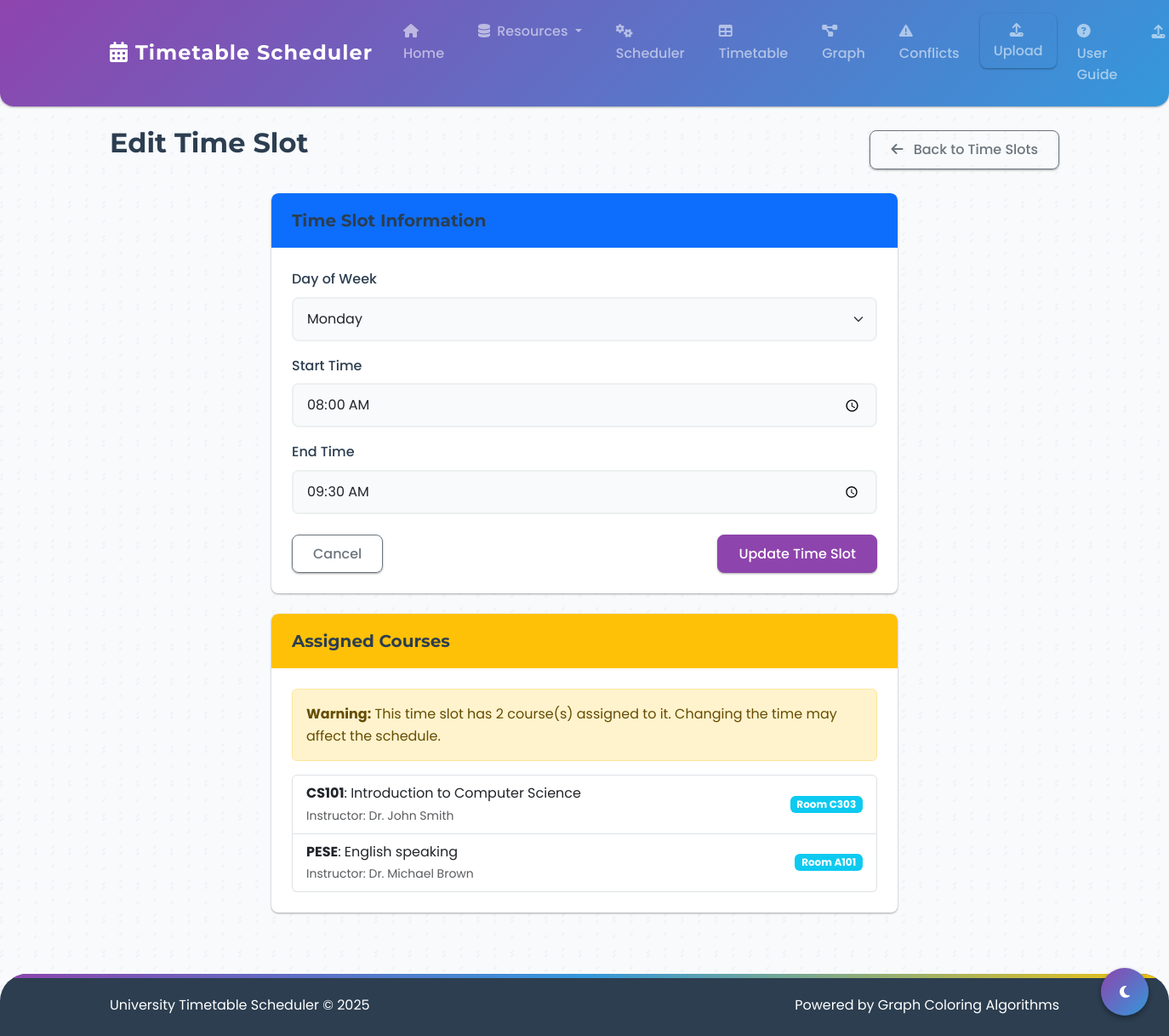
/edit_timeslot/1, run on the app's committed database.
### backend/models.py (models this page shows, shortened)
class TimeSlot(db.Model):
    __tablename__ = 'time_slot'
    id = db.Column(db.Integer, primary_key=True)
    day = db.Column(db.String(10), nullable=False)
    start_time = db.Column(db.Time, nullable=False)
    end_time = db.Column(db.Time, nullable=False)
    courses = db.relationship('Course', back_populates='time_slot')

class Course(db.Model):
    __tablename__ = 'course'
    id = db.Column(db.Integer, primary_key=True)
    code = db.Column(db.String(20), unique=True, nullable=False)
    name = db.Column(db.String(100), nullable=False)
    instructor_id = db.Column(db.Integer, db.ForeignKey('instructor.id'))
    time_slot_id = db.Column(db.Integer, db.ForeignKey('time_slot.id'))
    classroom_id = db.Column(db.Integer, db.ForeignKey('classroom.id'))
    instructor = db.relationship('Instructor', back_populates='courses')
    time_slot = db.relationship('TimeSlot', back_populates='courses')
    classroom = db.relationship('Classroom', back_populates='courses')
    students = db.relationship('Student', secondary='enrollments', back_populates='courses')
    materials = db.relationship('CourseMaterial', back_populates='course', cascade='all, delete-orphan')

class Instructor(db.Model):
    __tablename__ = 'instructor'
    id = db.Column(db.Integer, primary_key=True)
    name = db.Column(db.String(100), nullable=False)
    email = db.Column(db.String(100), unique=True, nullable=False)
    department = db.Column(db.String(100))
    courses = db.relationship('Course', back_populates='instructor')

class Classroom(db.Model):
    __tablename__ = 'classroom'
    id = db.Column(db.Integer, primary_key=True)
    name = db.Column(db.String(50), nullable=False)
    capacity = db.Column(db.Integer, nullable=False)
    courses = db.relationship('Course', back_populates='classroom')

### backend/routes/timeslots.py (the view, shortened to what this page needs)
@timeslots_bp.route('/edit_timeslot/<int:timeslot_id>', methods=['GET', 'POST'])
def edit_timeslot(timeslot_id):
    timeslot = TimeSlot.query.get_or_404(timeslot_id)
    return render_template('edit_timeslot.html', timeslot=timeslot)

### templates/edit_timeslot.html (shortened to what this page needs)
{% extends "base.html" %}
{% block content %}
<div class="row">
    <div class="col-md-12">
        <div class="d-flex justify-content-between align-items-center mb-4">
            <h2>Edit Time Slot</h2>
            <a href="{{ url_for('timeslots.timeslots') }}" class="btn btn-outline-secondary">
                <i class="fas fa-arrow-left me-2"></i> Back to Time Slots
            </a>
        </div>
    </div>
    <div class="col-md-8 mx-auto">
        <div class="card">
            <div class="card-header bg-primary text-white">
                <h5 class="mb-0">Time Slot Information</h5>
            </div>
            <div class="card-body">
                <form action="{{ url_for('timeslots.edit_timeslot', timeslot_id=timeslot.id) }}" method="post">
                    <div class="mb-3">
                        <label for="day" class="form-label">Day of Week</label>
                        <select class="form-select" id="day" name="day" required>
                            <option value="Monday" {% if timeslot.day == 'Monday' %}selected{% endif %}>Monday</option>
                        </select>
                    </div>
                    <div class="mb-3">
                        <label for="start_time" class="form-label">Start Time</label>
                        <input type="time" class="form-control" id="start_time" name="start_time"
                               value="{{ timeslot.start_time.strftime('%H:%M') }}" required>
                    </div>
                    <div class="mb-3">
                        <label for="end_time" class="form-label">End Time</label>
                        <input type="time" class="form-control" id="end_time" name="end_time"
                               value="{{ timeslot.end_time.strftime('%H:%M') }}" required>
                    </div>
                    <div class="d-flex justify-content-between mt-4">
                        <a href="{{ url_for('timeslots.timeslots') }}" class="btn btn-outline-secondary">Cancel</a>
                        <button type="submit" class="btn btn-primary">Update Time Slot</button>
                    </div>
                </form>
            </div>
        </div>
        {% if timeslot.courses %}
        <div class="card mt-4">
            <div class="card-header bg-warning text-white">
                <h5 class="mb-0">Assigned Courses</h5>
            </div>
            <div class="card-body">
                <div class="alert alert-warning">
                    <strong>Warning:</strong> This time slot has {{ timeslot.courses|length }} course(s) assigned to it.
                    Changing the time may affect the schedule.
                </div>
                <div class="list-group">
                    {% for course in timeslot.courses %}
                    <div class="list-group-item">
                        <div class="d-flex justify-content-between align-items-center">
                            <div>
                                <strong>{{ course.code }}</strong>: {{ course.name }}
                                {% if course.instructor %}
                                    <br><small class="text-muted">Instructor: {{ course.instructor.name }}</small>
                                {% endif %}
                            </div>
                            {% if course.classroom %}
                                <span class="badge bg-info">{{ course.classroom.name }}</span>
                            {% endif %}
                        </div>
                    </div>
                    {% endfor %}
                </div>
            </div>
        </div>
        {% endif %}
    </div>
</div>
{% endblock %}

### static/css/style.css (style rules this page uses)
:root { --primary-color: #8e44ad; --primary-dark: #6c3483; --primary-light: #af7ac5; --secondary-color: #3498db; --accent-color: #f1c40f; --success-color: #2ecc71; --danger-color: #e74c3c; --warning-color: #f39c12; --info-color: #1abc9c; --light-color: #f8fafc; --dark-color: #2c3e50; --gray-color: #7f8c8d; --gray-light: #ecf0f1; --gray-medium: #9ca3af; --font-primary: 'Poppins', 'Segoe UI', Tahoma, Geneva, Verdana, sans-serif; --font-secondary: 'Montserrat', Arial, sans-serif; --shadow-small: 0 1px 3px rgba(0, 0, 0, 0.12), 0 1px 2px rgba(0, 0, 0, 0.24); --shadow-medium: 0 3px 6px rgba(0, 0, 0, 0.16), 0 3px 6px rgba(0, 0, 0, 0.23); --shadow-large: 0 15px 35px rgba(50, 50, 93, 0.1), 0 5px 15px rgba(0, 0, 0, 0.07); --border-radius-sm: 0.5rem; --border-radius: 0.5rem; --border-radius-lg: 1rem; --transition-bounce: all 0.4s cubic-bezier(0.68, -0.55, 0.27, 1.55); --transition-fast: all 0.2s ease; --transition-normal: all 0.3s ease; }
body { font-family: var(--font-primary); background-color: #f8fafc; color: var(--dark-color); line-height: 1.6; min-height: 100vh; position: relative; overflow-x: hidden; }
h1, h2, h3, h4, h5, h6 { font-weight: 700; margin-bottom: 1rem; color: var(--dark-color); font-family: var(--font-secondary); }
a { color: var(--primary-color); text-decoration: none; transition: var(--transition-bounce); position: relative; }
.card { border: none; border-radius: var(--border-radius); box-shadow: var(--shadow-small); margin-bottom: 1.5rem; overflow: hidden; transition: var(--transition-normal); background-color: white; position: relative; }
.card::before { content: ''; position: absolute; top: 0; left: 0; width: 100%; height: 4px; background: linear-gradient(to right, var(--primary-color), var(--secondary-color)); opacity: 0; transition: var(--transition-normal); }
.card-header { border-top-left-radius: var(--border-radius) !important; border-top-right-radius: var(--border-radius) !important; font-weight: 600; padding: 1.25rem 1.5rem; border-bottom: 0; background-color: white; }
.card-body { padding: 1.5rem; }
.btn { font-weight: 500; padding: 0.6rem 1.5rem; border-radius: var(--border-radius-sm); transition: var(--transition-bounce); box-shadow: var(--shadow-small); position: relative; overflow: hidden; z-index: 1; }
.btn::before { content: ''; position: absolute; top: 0; left: -100%; width: 100%; height: 100%; background: linear-gradient(90deg, rgba(255,255,255,0.2), rgba(255,255,255,0)); transition: var(--transition-normal); z-index: -1; }
.btn-primary { background-color: var(--primary-color); border-color: var(--primary-color); }
.form-control { border-radius: var(--border-radius-sm); border: 2px solid var(--gray-light); padding: 0.75rem 1rem; transition: var(--transition-normal); background-color: #f8fafc; font-family: var(--font-primary); }
.form-label { font-weight: 500; margin-bottom: 0.5rem; color: var(--dark-color); }
.form-select { border-radius: var(--border-radius-sm); border: 2px solid var(--gray-light); padding: 0.75rem 2.25rem 0.75rem 1rem; transition: var(--transition-normal); background-color: #f8fafc; }

### data on the page
TimeSlot: day "Monday", start_time "08:00", end_time "09:30"
Course: code "CS101", name "Introduction to Computer Science", instructor.name "Dr. John Smith", classroom.name "Room C303"
Course: code "PESE", name "English speaking", instructor.name "Dr. Michael Brown", classroom.name "Room A101"

### other printed values
{{ timeslot.courses|length }} "2"
